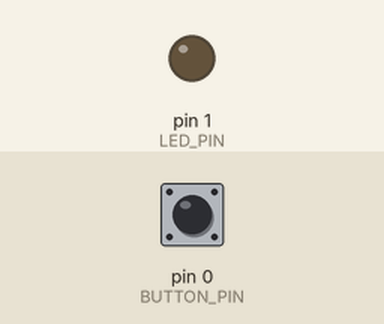
Simulated run of this sketch. Board: Arduino Uno, built with avr-gcc and run on an emulated ATmega328P. Parts: output pins drawn as LEDs (lit = HIGH). The inputs (shaded band) are chosen by the test bench; at power-on: pin 0 (BUTTON_PIN) HIGH.

Above: at 1.2 s.
1.3 s: pin 0 (BUTTON_PIN) pulled LOW for 0.15 s
At 2.6 s:
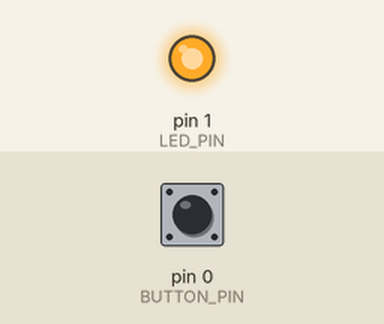
2.9 s: pin 0 (BUTTON_PIN) pulled LOW for 1 s
At 4.0 s:
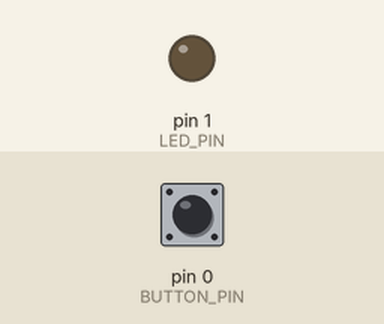
5.4 s: pin 0 (BUTTON_PIN) pulled LOW for 3.2 s
At 5.9 s:
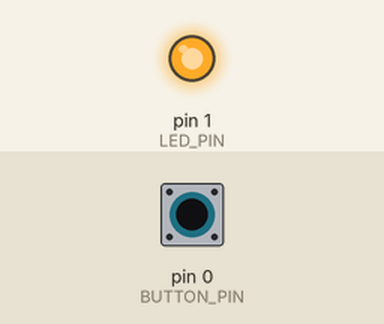
Timing chart, 0 to 8.4 s (numbered marks = the images above; inputs shaded):
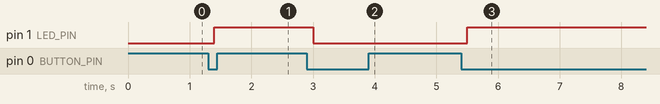

The sketch:

Leccion_1_Control_de_LED.ino
```cpp
// Definición de pines_
#define BUTTON_PIN 0
#define LED_PIN 1

int ledState = LOW; // 0 significa que el LED está apagado inicialmente

void setup() {
  // Configura el pin del botón con resistencia pull-up interna
  pinMode(BUTTON_PIN, INPUT_PULLUP);
  // Configura el pin del LED como salida
  pinMode(LED_PIN, OUTPUT);

  digitalWrite(LED_PIN, ledState);
}

void loop() {
  // Detecta si el botón ha sido presionado (el valor será LOW debido al pull-up)
  if (digitalRead(BUTTON_PIN) == LOW) {
    delay(100); // Pequeño retardo para evitar rebotes (debouncing)

    // Si sigue presionado después del delay, cambiamos el estado
    if (digitalRead(BUTTON_PIN) == LOW) {
      ledState = !ledState; // Alterna el estado (si era LOW pasa a HIGH y viceversa)
      digitalWrite(LED_PIN, ledState);

      // Espera a que el usuario suelte el botón para no repetir el ciclo
      while (digitalRead(BUTTON_PIN) == LOW) {
        delay(10);
      }
    }
  }
}
```

Measured:
- after the input at 1.3 s, pin 1 (LED_PIN): LOW → HIGH after 0.10 s
- after the input at 2.9 s, pin 1 (LED_PIN): HIGH → LOW after 0.10 s
- after the input at 5.4 s, pin 1 (LED_PIN): LOW → HIGH after 0.10 s
